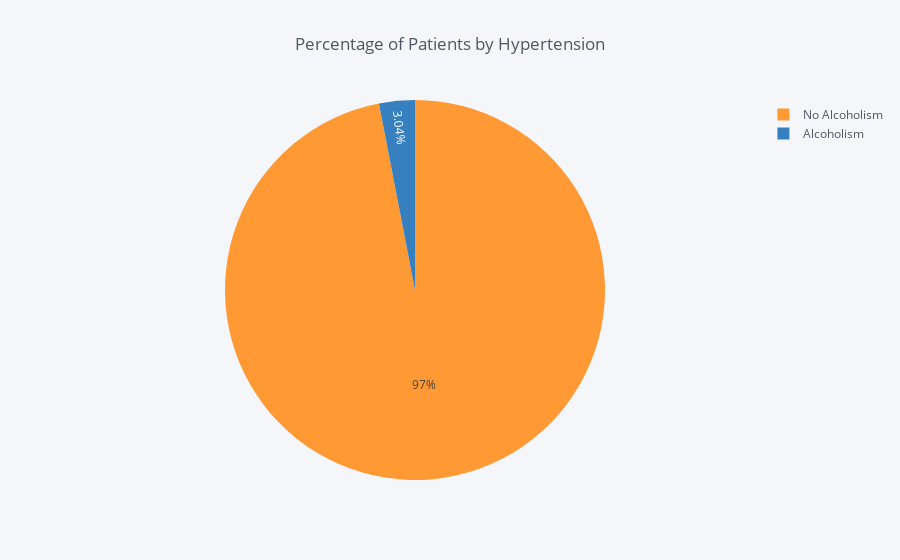

Write notebook code for a chart like this one.
### Markdown cell above
> **Q 4.3:** What are the Percentage of Patients with Alcoholism by Appointment Status

### Code cell
df.groupby('alcoholism', as_index=False)['patient_id'].count().iplot(
        kind='pie', labels='alcoholism', values='patient_id', title='Percentage of Patients by Hypertension')

### Figure 1 — Plotly figure (JSON) as saved in the notebook; plotly's stock layout.template omitted (floating-point values rounded to 4 significant figures)
{"data": [{"labels": ["No Alcoholism", "Alcoholism"], "marker": {"colors": ["rgba(255, 153, 51, 1.0)", "rgba(55, 128, 191, 1.0)"]}, "name": "", "type": "pie", "values": [107166, 3360]}], "layout": {"legend": {"bgcolor": "#F5F6F9", "font": {"color": "#4D5663"}}, "paper_bgcolor": "#F5F6F9", "plot_bgcolor": "#F5F6F9", "title": "Percentage of Patients by Hypertension", "titlefont": {"color": "#4D5663"}}}
